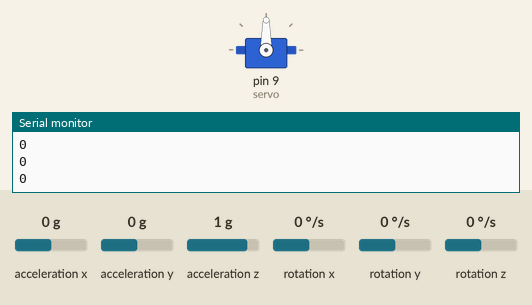
This sketch was run on a simulated Arduino Uno, built with avr-gcc and run on an emulated ATmega328P. Parts: servo, the last lines printed to the serial monitor. The inputs (shaded band) are chosen by the test bench; at power-on: acceleration y 0 g, acceleration x 0 g, acceleration z 1 g, rotation x 0 °/s, rotation y 0 °/s, rotation z 0 °/s.

Above: at 3.2 s.
3.3 s: acceleration y set to -1.4 g
At 3.7 s:
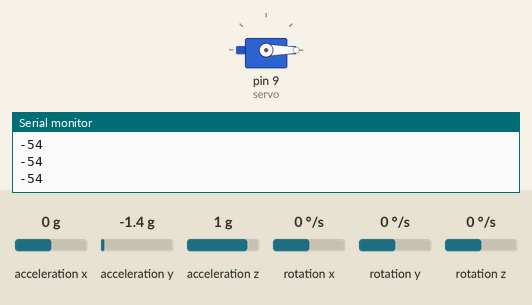
4.8 s: acceleration y set to 0.8 g
At 5.9 s:
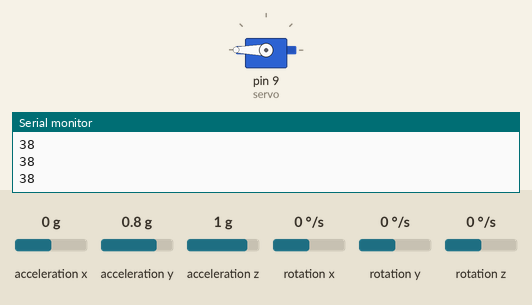
6.6 s: acceleration y set to -0.1 g
At 6.75 s:
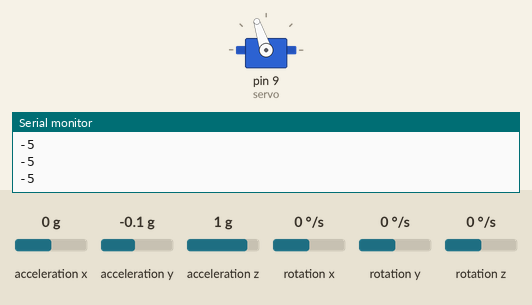
Timing chart, 0 to 9.6 s (numbered marks = the images above; inputs shaded):
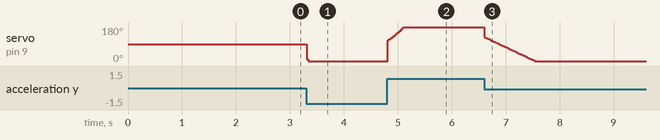

Measured:
- after the input at 3.3 s, servo on pin 9 (servo): 90° → 0° at once
- after the input at 4.8 s, servo on pin 9 (servo): moves from 0° to 180° over 0.31 s, starting at once
- after the input at 6.6 s, servo on pin 9 (servo): moves from 180° to 0° over 0.94 s, starting at once

The sketch:

startup_code.ino
```cpp
#include "Wire.h"
#include <MPU6050_light.h>
#include <Servo.h>

MPU6050 mpu(Wire);
Servo servo;

int target_pos = 0;
int imu_angle;
int error=0;
int curr_pos;
int angle=90;
int correction = 0;

int t_new; //milliseconds
int t_old; //milliseconds
int dt;

int error_old=0;
float error_change=0;
float error_slope=0;
float error_area=0;

float Kp = 0.35;
float Kd = 25;
float Ki = 0.0001;

void setup()
{
  Wire.begin();
  mpu.begin();
  servo.attach(9);
  Serial.begin(9600);
  servo.write(angle);
  delay(2000);
  t_new = millis();
  delay(20);
}


void loop()
{ mpu.update(); //update imu values
  imu_angle = mpu.getAngleX();

  curr_pos = servo.read();

  //----- PID control starts here -----//


  t_old = t_new;
  t_new = millis();
  dt = t_new - t_old;

  error_old = error;
  error = target_pos - imu_angle;

  error_change = error - error_old;
  error_slope = error_change/dt;

  error_area = error_area + error*dt;

  correction = Kp*error + Ki*error_area + Kd*error_slope;

  angle = curr_pos - correction;
  if (angle > 180){
    angle = 180;
  }
  if (angle < 0){
    angle = 0;
  }
  Serial.println(imu_angle);
  servo.write(angle);
  delay(20);
}
```
